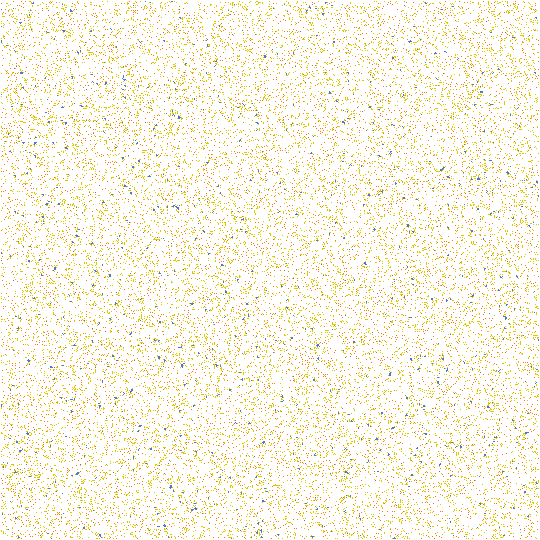
Frame 1 (no input)
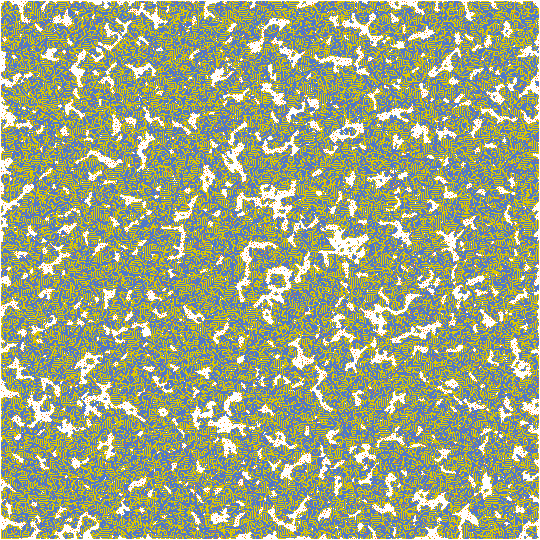
Frame 60 (the mouse pressed at the canvas centre just before this capture)
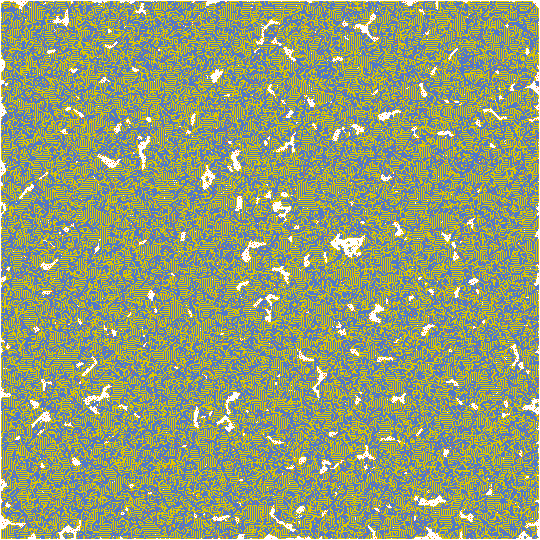
Frame 120 (the mouse held since frame 60 and released just before this capture)

The Processing sketch that drew these frames (run headless with seeded random() and noise(); from frame 60 on, the mouse is pressed at the canvas centre):

// Processing sketch: processing_172355
// ── processing_172355.pde

int[][] grid, futureGrid;

void setup() {
  size(540, 540);
  frameRate(8);
  grid = new int[width][height];
  futureGrid = new int[width][height];
  float density = 0.3 * width * height;
  for (int i = 0; i < density; i++) {
    grid[int(random(width))][int(random(height))] = 1;
  }
  background(255);
}

void draw() {
  for (int x = 1; x < width-1; x++) {
    for (int y = 1; y < height-1; y++) {
      // Check the number of neighbors (adjacent cells)
      int nb = neighbors(x, y);
      if ((grid[x][y] == 1) && (nb < 1)) {
        futureGrid[x][y] = 0; // Isolation death
        set(x, y, color(250,120,10,100));
      } else if ((grid[x][y] == 1) && (nb > 4)) {
        futureGrid[x][y] = 0; // Overpopulation death
        set(x, y, color(80,120,200,100));
      } else if ((grid[x][y] == 0) && (nb == 4)) {
        futureGrid[x][y] = 1; // Birth
        set(x, y, color(220,200,0,100));
      } else {
        futureGrid[x][y] = grid[x][y]; // Survive
      }
      if (x > width-2) {
        x = 1;
      }
      if (y > height-2) {
        x = 1;
      }
    }
  }
  // Swap current and future grids
  int[][] temp = grid;
  grid = futureGrid;
  futureGrid = temp;
}

// Count the number of adjacent cells 'on'
int neighbors(int x, int y) {
  int north = (y + height-1) % height;
  int south = (y + 1) % height;
  int east = (x + 1) % width;
  int west = (x + width-1) % width;
  return grid[x][north] + // North
    grid[east][north] + // Northeast
    grid[east][y] + // East
    grid[east][south] + // Southeast
    grid[x][south] + // South
    grid[west][south] + // Southwest
    grid[west][y] + // West
    grid[west][north]; // Northwest
}
